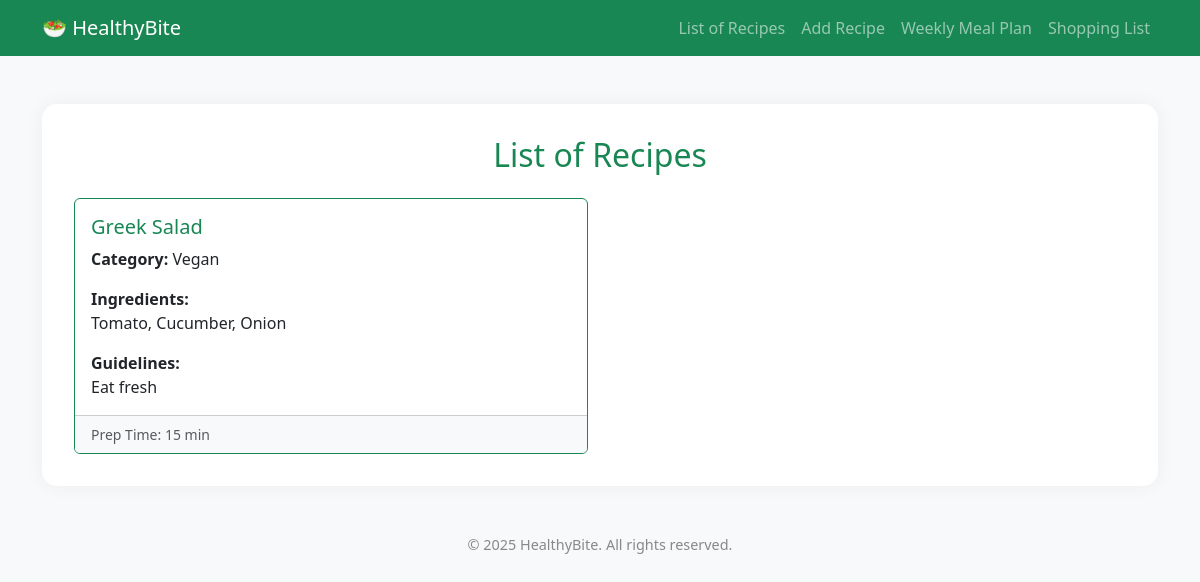
Before: / with the older database file.
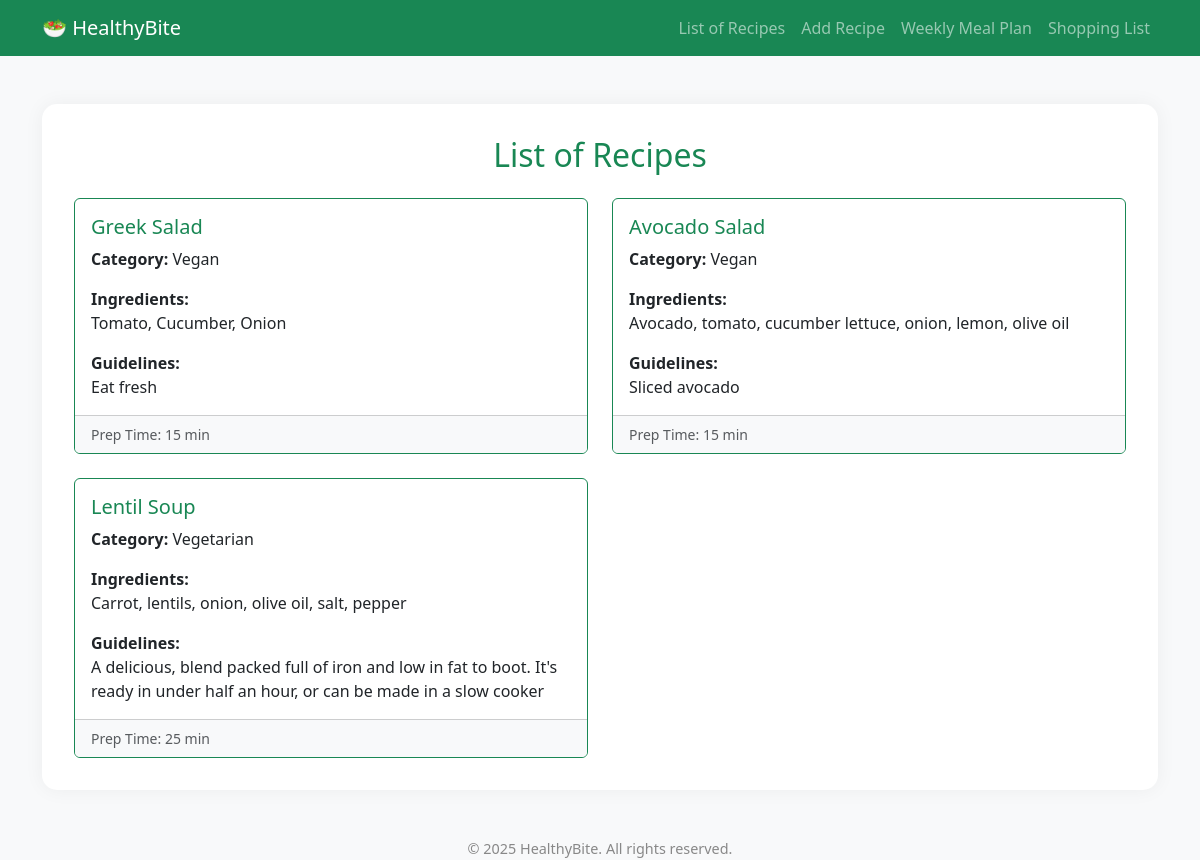
After: the same page with the newer database file.
### app/models.py (models this page shows)
class Recipe(db.Model):
    id = db.Column(db.Integer, primary_key=True)
    name = db.Column(db.String(100), nullable=False)
    category = db.Column(db.String(50))
    ingredients = db.Column(db.Text)
    instructions = db.Column(db.Text)
    prep_time = db.Column(db.Integer)

### app/controllers.py (the view)
@app.route('/')
def index():
    recipes = Recipe.query.all()
    return render_template('index.html', recipes=recipes)

### app/templates/index.html
{% extends 'base.html' %}
{% block content %}
  <h2 class="text-center mb-4 text-success">List of Recipes</h2>
  {% if recipes %}
    <div class="row row-cols-1 row-cols-md-2 g-4">
      {% for recipe in recipes %}
      <div class="col">
        <div class="card h-100 border-success">
          <div class="card-body">
            <h5 class="card-title text-success">{{ recipe.name }}</h5>
            <p class="card-text"><strong>Category:</strong> {{ recipe.category or 'No Category' }}</p>
            <p class="card-text"><strong>Ingredients:</strong><br> {{ recipe.ingredients }}</p>
            <p class="card-text"><strong>Guidelines:</strong><br> {{ recipe.instructions }}</p>
          </div>
          <div class="card-footer bg-light d-flex justify-content-between align-items-center">
            <small class="text-muted">Prep Time: {{ recipe.prep_time }} min</small>
          </div>
        </div>
      </div>
      {% endfor %}
    </div>
  {% else %}
    <div class="alert alert-warning text-center" role="alert">
      There's no recipes registered yet.
    </div>
  {% endif %}
{% endblock %}

### app/templates/base.html (shortened to what this page needs)
<!doctype html>
<html lang="en">
<head>
  <link href="https://cdn.jsdelivr.net/npm/bootstrap@5.3.0/dist/css/bootstrap.min.css" rel="stylesheet">
</head>
<body>
  <nav class="navbar navbar-expand-lg navbar-dark bg-success">
    <div class="container">
      <a class="navbar-brand" href="{{ url_for('index') }}">🥗 HealthyBite</a>
      <div class="collapse navbar-collapse">
        <ul class="navbar-nav ms-auto">
          <li class="nav-item"><a class="nav-link" href="{{ url_for('index') }}">List of Recipes</a></li>
          <li class="nav-item"><a class="nav-link" href="{{ url_for('add_recipe') }}">Add Recipe</a></li>
          <li class="nav-item"><a class="nav-link" href="{{ url_for('meal_planner') }}">Weekly Meal Plan</a></li>
          <li class="nav-item"><a class="nav-link" href="{{ url_for('shopping_list') }}">Shopping List</a></li>
        </ul>
      </div>
    </div>
  </nav>
  <div class="container my-5">
    <div class="container-box">
      {% block content %}{% endblock %}
    </div>
  </div>
<footer>
  &copy; {{ 2025 }} HealthyBite. All rights reserved.
</footer>
</body>
</html>

### app/templates/base.html (style rules this page uses)
body { background-color: #f8f9fa; }
.container-box { background: white; padding: 2rem; border-radius: 15px; box-shadow: 0 0 20px rgba(0,0,0,0.05); }
footer { margin-top: 2rem; text-align: center; font-size: 0.9rem; color: #888; }

Changed rows visible on the page:
added Recipe: name "Avocado Salad", category "Vegan", ingredients "Avocado, tomato, cucumber lettuce, onion, lemon, olive oil", instructions "Sliced avocado", prep_time "15"
added Recipe: name "Lentil Soup", category "Vegetarian", ingredients "Carrot, lentils, onion, olive oil, salt, pepper", instructions "A delicious, blend packed full of iron and low in fat to boot. It's ready in under half an hour, or can be made in a slow cooker", prep_time "25"
